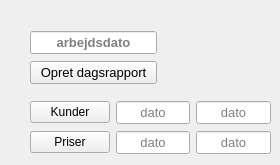
    <widget class="QWidget" name="widgetPageReport">
     <widget class="QWidget" name="layoutWidget_3">
      <property name="geometry">
       <rect>
        <x>30</x>
        <y>30</y>
        <width>127</width>
        <height>56</height>
       </rect>
      </property>
      <layout class="QGridLayout" name="widgetAppWorkdate">
       <item row="2" column="0">
        <widget class="QPushButton" name="buttonCreateReport">
         <property name="font">
          <font>
           <pointsize>10</pointsize>
          </font>
         </property>
         <property name="toolTip">
          <string>Opret dagsrapport</string>
         </property>
         <property name="statusTip">
          <string>Her opretter du en dagsrapport datoen i feltet</string>
         </property>
         <property name="text">
          <string>Opret dagsrapport</string>
         </property>
        </widget>
       </item>
       <item row="1" column="0">
        <widget class="QLineEdit" name="textWorkdate">
         <property name="enabled">
          <bool>true</bool>
         </property>
         <property name="font">
          <font>
           <pointsize>10</pointsize>
           <weight>75</weight>
           <bold>true</bold>
          </font>
         </property>
         <property name="toolTip">
          <string>Arbejdsdato</string>
         </property>
         <property name="statusTip">
          <string>Dette er systemets arbejdsdato</string>
         </property>
         <property name="alignment">
          <set>Qt::AlignCenter</set>
         </property>
         <property name="readOnly">
          <bool>false</bool>
         </property>
         <property name="placeholderText">
          <string>arbejdsdato</string>
         </property>
        </widget>
       </item>
      </layout>
     </widget>
     <widget class="QWidget" name="layoutWidget_2">
      <property name="geometry">
       <rect>
        <x>30</x>
        <y>100</y>
        <width>241</width>
        <height>56</height>
       </rect>
      </property>
      <layout class="QGridLayout" name="widgetAppLastUpdate">
       <item row="0" column="2">
        <widget class="QLineEdit" name="textCustomerServerDate">
         <property name="enabled">
          <bool>true</bool>
         </property>
         <property name="font">
          <font>
           <pointsize>10</pointsize>
          </font>
         </property>
         <property name="toolTip">
          <string>Tilgængelig kundeliste</string>
         </property>
         <property name="statusTip">
          <string>Dette datoen for serverens kundeliste</string>
         </property>
         <property name="alignment">
          <set>Qt::AlignCenter</set>
         </property>
         <property name="readOnly">
          <bool>true</bool>
         </property>
         <property name="placeholderText">
          <string>dato</string>
         </property>
        </widget>
       </item>
       <item row="0" column="1">
        <widget class="QLineEdit" name="textCustomerLocalDate">
         <property name="enabled">
          <bool>true</bool>
         </property>
         <property name="font">
          <font>
           <pointsize>10</pointsize>
          </font>
         </property>
         <property name="toolTip">
          <string>Kundeliste synkroniseret</string>
         </property>
         <property name="statusTip">
          <string>Dette er dato for sidste synkronisering af kundeliste</string>
         </property>
         <property name="alignment">
          <set>Qt::AlignCenter</set>
         </property>
         <property name="readOnly">
          <bool>true</bool>
         </property>
         <property name="placeholderText">
          <string>dato</string>
         </property>
        </widget>
       </item>
       <item row="1" column="2">
        <widget class="QLineEdit" name="textPricelistServerDate">
         <property name="enabled">
          <bool>true</bool>
         </property>
         <property name="font">
          <font>
           <pointsize>10</pointsize>
          </font>
         </property>
         <property name="toolTip">
          <string>Tilgængelig prisliste</string>
         </property>
         <property name="statusTip">
          <string>Dette er datoen for serverens prisliste</string>
         </property>
         <property name="alignment">
          <set>Qt::AlignCenter</set>
         </property>
         <property name="readOnly">
          <bool>true</bool>
         </property>
         <property name="placeholderText">
          <string>dato</string>
         </property>
        </widget>
       </item>
       <item row="1" column="1">
        <widget class="QLineEdit" name="textPricelistLocalDate">
         <property name="enabled">
          <bool>true</bool>
         </property>
         <property name="font">
          <font>
           <pointsize>10</pointsize>
          </font>
         </property>
         <property name="toolTip">
          <string>Prisliste synkroniseret</string>
         </property>
         <property name="statusTip">
          <string>Dette er dato for sidste synkronisering af prisliste</string>
         </property>
         <property name="alignment">
          <set>Qt::AlignCenter</set>
         </property>
         <property name="readOnly">
          <bool>true</bool>
         </property>
         <property name="placeholderText">
          <string>dato</string>
         </property>
        </widget>
       </item>
       <item row="0" column="0">
        <widget class="QPushButton" name="buttonGetCustomers">
         <property name="text">
          <string>Kunder</string>
         </property>
        </widget>
       </item>
       <item row="1" column="0">
        <widget class="QPushButton" name="buttonGetPricelist">
         <property name="text">
          <string>Priser</string>
         </property>
        </widget>
       </item>
      </layout>
     </widget>
    </widget>
